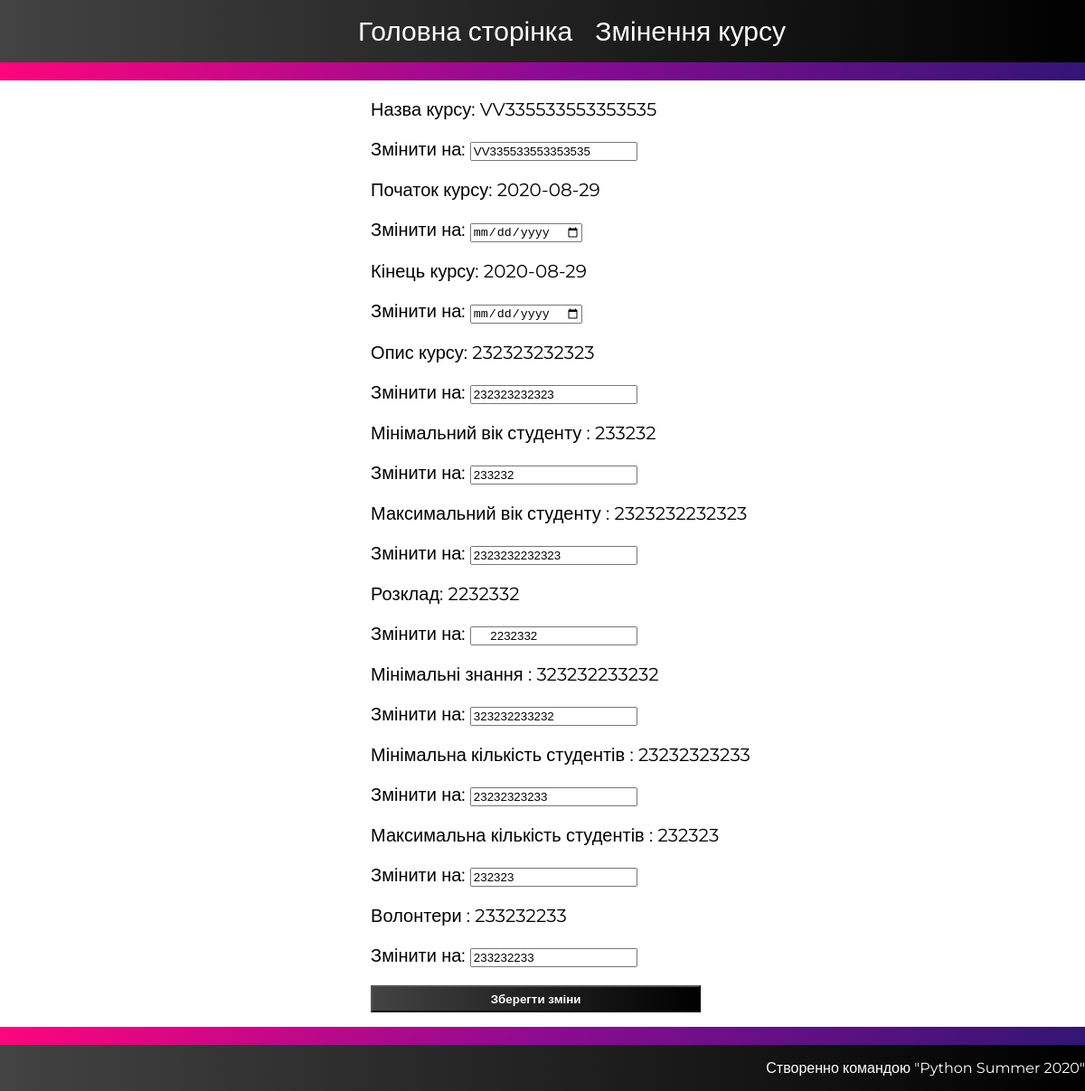
The app's page /course/edit/1, older data.
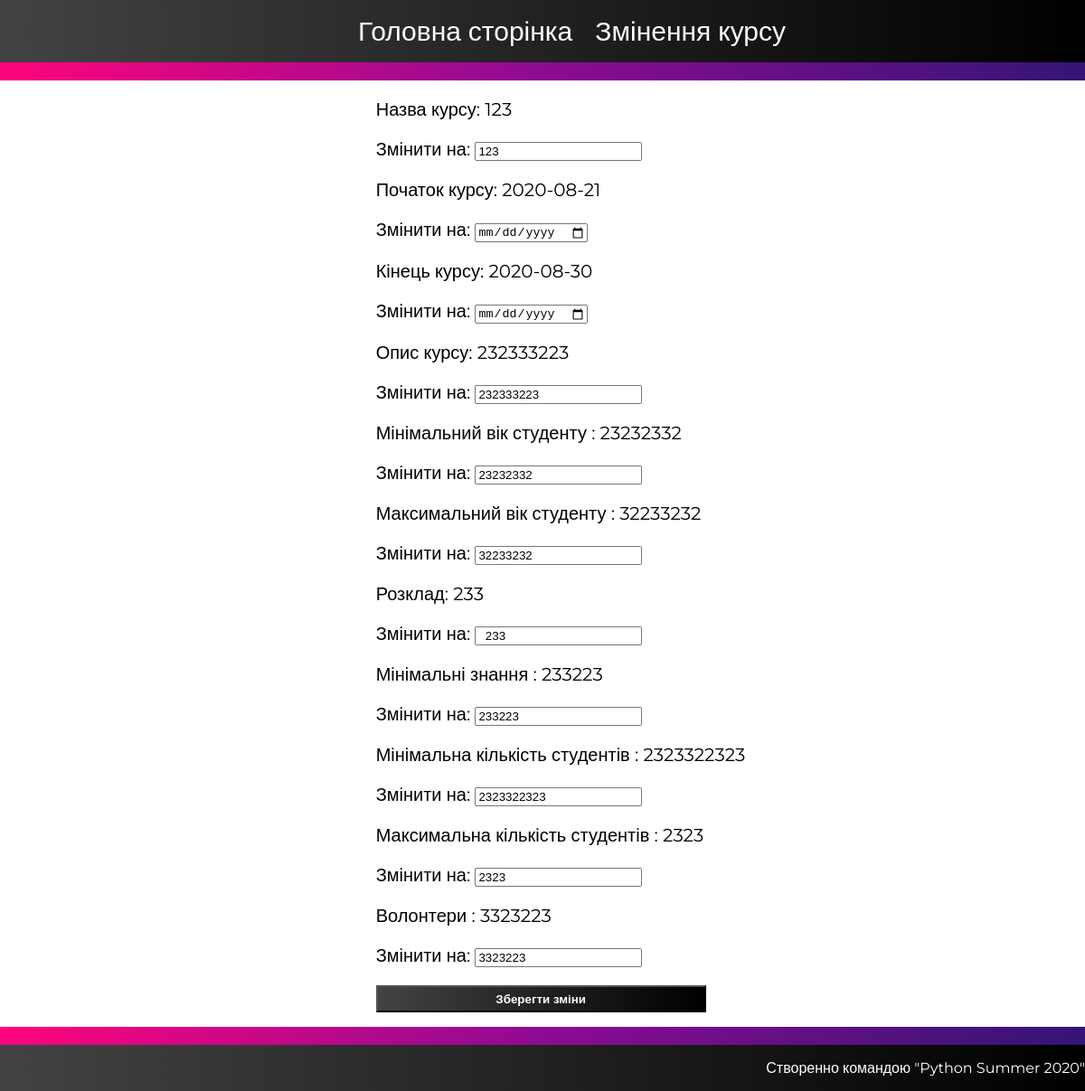
The same page, newer data.
### tables this page shows
CREATE TABLE course (
    author_id INTEGER NOT NULL,
    id  INTEGER  PRIMARY KEY,  
    name TEXT NOT NULL, 
    start_date DATE NOT NULL,
    descr TEXT NOT NULL,
    volunteers  TEXT NOT NULL,
    min_age INTEGER NOT NULL,
    max_age INTEGER NOT NULL,
    end_date DATE NOT NULL,
    min_people INTEGER NOT NULL,
    max_people INTEGER NOT NULL,
    schedule TEXT NOT NULL,
    min_knowledge TEXT NOT NULL,
    FOREIGN KEY (author_id) REFERENCES user_tab (id)
);

### flaskr/main.py (the view)
@bp.route('course/edit/<int:course_id>', methods=("GET",))
def course_edit_(course_id):
    if request.method == 'GET':
        db = get_db()
        courses = db.execute(
        'SELECT id,name, start_date, descr,  author_id,volunteers,min_age,max_age,end_date,min_people,max_people,schedule,min_knowledge'
        ' FROM course '
        ).fetchall()
        return render_template("course_edit.html",course_id=course_id,courses=courses)

### flaskr/auth.py (called while the page is built)
@bp.before_app_request
def load_logged_in_user():
    user_id = session.get('user_id')
    if user_id is None:
        g.user = None
    else:
        g.user = get_db().execute(
            'SELECT * FROM user_tab WHERE id = ?', (user_id,)
        ).fetchone()

### flaskr/db.py (called while the page is built)
def get_db():
    if 'db' not in g:
        g.db = sqlite3.connect(
            current_app.config['DATABASE'],
            detect_types=sqlite3.PARSE_DECLTYPES
        )
        g.db.row_factory = sqlite3.Row
    return g.db

### flaskr/templates/course_edit.html (shortened to what this page needs)
<!DOCTYPE html>
<html lang="en">
<head>
</head>
<body>
    <header>
        <ul>
            <li><a href="{{url_for('home')}}">Головна сторінка</a></li>
            <li><a href="">Змінення курсу</a></li>
        </ul>
    </header>
    <div class="background">
    </div>
    {% for courses in courses %}
    {% if courses['id']==course_id%}
    <div class="data">
        <form method="post" action="/course/{{course_id}}/edit" class="course_edit">
            <ul>
                <li>
                    <p>Назва курсу: {{courses['name']}}
                    <p>Змінити на: <input id="course_name" name="course_name" value="{{courses['name']}}"></p>
                </li>
                <li>
                    <p>Початок курсу: {{courses['start_date']}} </p>
                    <p>Змінити на: <input id="course_start" type="date" name="course_start" value=" {{courses['start_date']}}"></p>
                </li>
                <li>
                    <p>Кінець курсу: {{courses['end_date']}}</p>
                    <p>Змінити на: <input id="course_end" type="date" name="course_end" value=" {{courses['end_date']}}"></p>
                </li>
                <li>
                    <p>Опис курсу: {{courses['descr']}} </p>
                    <p>Змінити на: <input id="course_descr" type="text" name="course_descr" value="{{courses['descr']}}"></p>
                </li>
                <li>
                    <p>Мінімальний вік студенту :  {{courses['min_age']}}</p>
                    <p>Змінити на: <input id="min_age" type="text" name="min_age" value="{{courses['min_age']}}"></p>
                </li>
                <li>
                    <p>Максимальний вік студенту :  {{courses['max_age']}} </p>
                    <p>Змінити на: <input id="max_age" name="max_age" type="text" value="{{courses['max_age']}}"></p>
                </li>
                <li>
                    <p>Розклад: {{courses['schedule']}}</p>
                    <p>Змінити на: <input id="schedule" name="schedule" type="text " value=" {{courses['schedule']}}"></p>
                </li>
                <li>
                    <p>Мінімальні знання : {{courses['min_knowledge']}}</p>
                    <p>Змінити на: <input id="min_skills" name="min_skills" type="text " value="{{courses['min_knowledge']}}"></p>
                </li>
                <li>
                    <p>Мінімальна кількість студентів : {{courses['min_people']}}</p>
                    <p>Змінити на: <input id="min_students" name="min_students" type="text " value="{{courses['min_people']}}"></p>
                </li>
                <li>
                    <p>Максимальна кількість студентів : {{courses['max_people']}}</p>
                    <p>Змінити на: <input id="max_students" name="max_students" type="text " value="{{courses['max_people']}}"></p>
                </li>
                <li>
                    <p>Волонтери : {{courses['volunteers']}}</p>
                    <p>Змінити на: <input id="volunteers" name="volunteers" type="text" value="{{courses['volunteers']}}"></p>
                </li>
                <li>
                    <button style="width:365px;height:30px; font-family: 'Montserrat', sans-serif;"><b>Зберегти
                            зміни</b></button>
                </li>
            </ul>
        </form>
    </div>
    {% endif %}
    {% endfor %}
    <div class="background">
    </div>
    <footer>
        <p>Створенно командою "Python Summer 2020"</p>
    </footer>
</body>
</html>

Row changes from the older to the newer data that the page shows:
changed course: name "VV335533553353535" → "123"; course_name "VV335533553353535" → "123"; start_date "2020-08-29" → "2020-08-21"; end_date "2020-08-29" → "2020-08-30"; descr "232323232323" → "232333223"; course_descr "232323232323" → "232333223"; min_age "233232" → "23232332"; max_age "2323232232323" → "32233232"; schedule "2232332" → "233"; min_knowledge "323232233232" → "233223"; min_skills "323232233232" → "233223"; min_people "23232323233" → "2323322323"; min_students "23232323233" → "2323322323"; max_people "232323" → "2323"; max_students "232323" → "2323"; volunteers "233232233" → "3323223"
